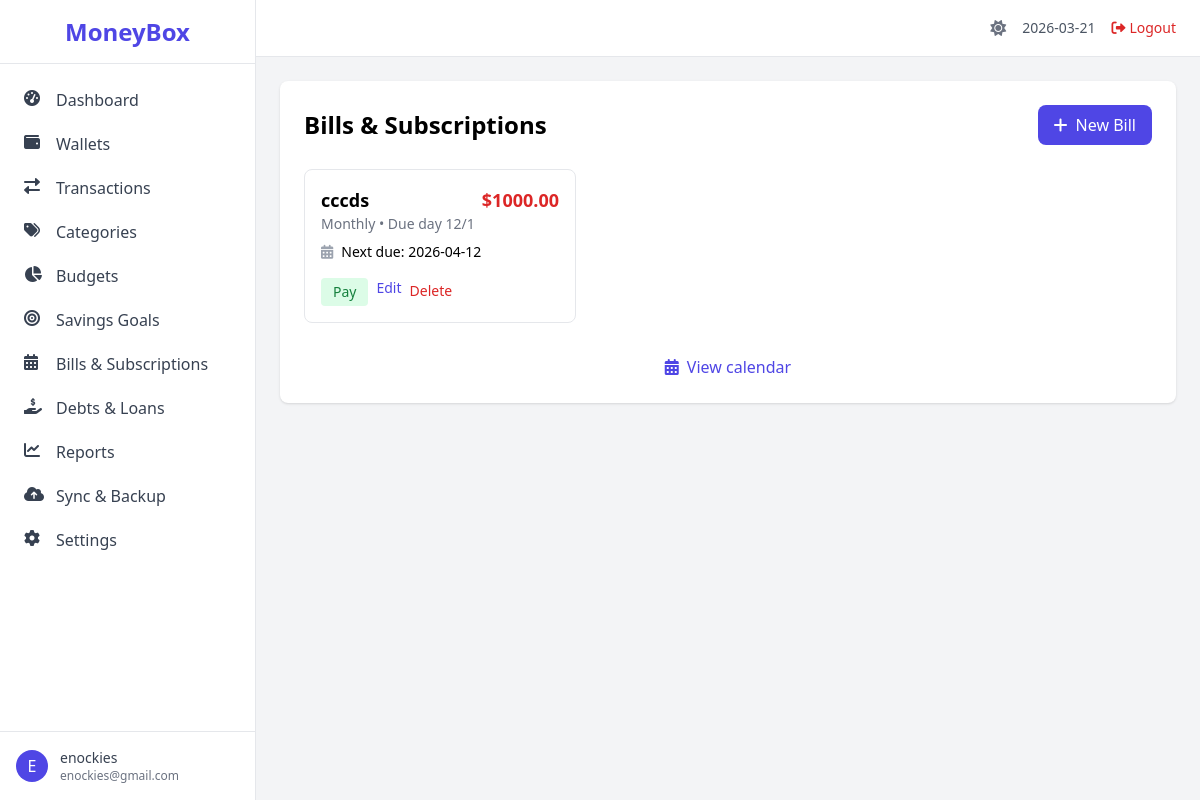
Page /bills/ (signed in) on the committed database.
### app/models.py (models this page shows, shortened)
class User(UserMixin, db.Model):
    id = db.Column(db.Integer, primary_key=True)
    username = db.Column(db.String(64), unique=True, nullable=False)
    email = db.Column(db.String(120), unique=True, nullable=False)
    password_hash = db.Column(db.String(128))
    created_at = db.Column(db.DateTime, default=datetime.utcnow)
    is_active = db.Column(db.Boolean, default=True)
    email_verified = db.Column(db.Boolean, default=False)
    email_verification_token = db.Column(db.String(100))
    two_factor_enabled = db.Column(db.Boolean, default=False)
    two_factor_secret = db.Column(db.String(32))
    passcode = db.Column(db.String(128))
    biometric_enabled = db.Column(db.Boolean, default=False)
    is_admin = db.Column(db.Boolean, default=False)
    biometric_enabled = db.Column(db.Boolean, default=False)
    is_admin = db.Column(db.Boolean, default=False)
    health_score = db.Column(db.Integer, default=0)
    health_score_updated_at = db.Column(db.DateTime)
    preferences = db.relationship('UserPreference', uselist=False, backref='user', cascade='all, delete-orphan')
    devices = db.relationship('UserDevice', backref='user', lazy='dynamic', cascade='all, delete-orphan')
    wallets = db.relationship('Wallet', backref='user', lazy='dynamic', cascade='all, delete-orphan')
    categories = db.relationship('Category', backref='user', lazy='dynamic', cascade='all, delete-orphan')
    transactions = db.relationship('Transaction', backref='user', lazy='dynamic', cascade='all, delete-orphan')
    budgets = db.relationship('Budget', backref='user', lazy='dynamic', cascade='all, delete-orphan')
    savings_goals = db.relationship('SavingsGoal', backref='user', lazy='dynamic', cascade='all, delete-orphan')
    bills = db.relationship('Bill', backref='user', lazy='dynamic', cascade='all, delete-orphan')
    debts = db.relationship('Debt', backref='user', lazy='dynamic', cascade='all, delete-orphan')
    loans = db.relationship('Loan', backref='user', lazy='dynamic', cascade='all, delete-orphan')
    recurring_transactions = db.relationship('RecurringTransaction', backref='user', lazy='dynamic', cascade='all, delete-orphan')
    shared_wallets = db.relationship('SharedWallet', foreign_keys='SharedWallet.user_id', backref='owner_user', lazy='dynamic')
    shared_with_me = db.relationship('SharedWallet', foreign_keys='SharedWallet.shared_with_user_id', backref='shared_user', lazy='dynamic')
    backup_tokens = db.relationship('BackupToken', backref='user', lazy='dynamic', cascade='all, delete-orphan')
    login_history = db.relationship('LoginHistory', backref='user', lazy='dynamic', cascade='all, delete-orphan')

class Bill(db.Model):
    id = db.Column(db.Integer, primary_key=True)
    name = db.Column(db.String(100), nullable=False)
    amount = db.Column(db.Numeric(12,2), nullable=False)
    due_day = db.Column(db.Integer)
    due_month = db.Column(db.Integer)
    frequency = db.Column(db.String(20))
    start_date = db.Column(db.Date)
    end_date = db.Column(db.Date)
    category_id = db.Column(db.Integer, db.ForeignKey('category.id'))
    wallet_id = db.Column(db.Integer, db.ForeignKey('wallet.id'))
    user_id = db.Column(db.Integer, db.ForeignKey('user.id'), nullable=False)
    reminder_days = db.Column(db.Integer, default=3)
    is_active = db.Column(db.Boolean, default=True)
    notes = db.Column(db.Text)
    last_paid = db.Column(db.Date)
    next_due = db.Column(db.Date)

### app/routes/bills.py (the view)
@bp.route('/')
@login_required
def list_bills():
    bills = Bill.query.filter_by(user_id=current_user.id, is_active=True).all()
    today = datetime.now().date()
    for bill in bills:
        if bill.frequency == 'monthly':
            year = today.year
            month = today.month
            day = bill.due_day
            due_this_month = datetime(year, month, min(day, monthrange(year, month)[1])).date()
            if due_this_month >= today:
                bill.next_due = due_this_month
            else:
                next_month = month + 1
                next_year = year
                if next_month > 12:
                    next_month = 1
                    next_year += 1
                bill.next_due = datetime(next_year, next_month, min(day, monthrange(next_year, next_month)[1])).date()
        elif bill.frequency == 'yearly':
            due_this_year = datetime(today.year, bill.due_month or 1, bill.due_day).date()
            if due_this_year >= today:
                bill.next_due = due_this_year
            else:
                bill.next_due = datetime(today.year + 1, bill.due_month or 1, bill.due_day).date()
    return render_template('bills/list.html', bills=bills, today=today)

### app/models.py (called while the page is built)
@login_manager.user_loader
def load_user(user_id):
    return User.query.get(int(user_id))

### app/templates/bills/list.html (shortened to what this page needs)
{% extends "base.html" %}
{% block content %}
<div class="bg-white rounded-lg shadow p-6">
    <div class="flex justify-between items-center mb-6">
        <h2 class="text-2xl font-semibold">Bills & Subscriptions</h2>
        <a href="{{ url_for('bills.create_bill') }}" class="inline-flex items-center px-4 py-2 bg-indigo-600 text-white rounded-lg hover:bg-indigo-700">
            <i class="fas fa-plus mr-2"></i>New Bill
        </a>
    </div>
    <div class="grid grid-cols-1 md:grid-cols-2 lg:grid-cols-3 gap-4">
        {% for bill in bills %}
        <div class="border rounded-lg p-4 hover:shadow-md transition">
            <div class="flex justify-between items-start">
                <div>
                    <h3 class="font-semibold text-lg">{{ bill.name }}</h3>
                    <p class="text-sm text-gray-500">{{ bill.frequency|capitalize }} • Due day {{ bill.due_day }}{% if bill.due_month %}/{{ bill.due_month }}{% endif %}</p>
                </div>
                <p class="text-lg font-bold text-red-600">${{ "%.2f"|format(bill.amount) }}</p>
            </div>
            <div class="mt-2 text-sm">
                {% if bill.next_due %}
                <p class="flex items-center">
                    <i class="fas fa-calendar-alt mr-2 text-gray-400"></i>Next due: {{ bill.next_due.strftime('%Y-%m-%d') }}
                </p>
                {% endif %}
            </div>
            <div class="mt-4 flex space-x-2">
                <form action="{{ url_for('bills.pay_bill', bill_id=bill.id) }}" method="post" class="inline">
                    <button type="submit" class="text-sm bg-green-100 text-green-700 px-3 py-1 rounded hover:bg-green-200">Pay</button>
                </form>
                <a href="{{ url_for('bills.edit_bill', bill_id=bill.id) }}" class="text-sm text-indigo-600 hover:underline">Edit</a>
                <form action="{{ url_for('bills.delete_bill', bill_id=bill.id) }}" method="post" class="inline" onsubmit="return confirm('Delete this bill?');">
                    <button type="submit" class="text-sm text-red-600 hover:underline">Delete</button>
                </form>
            </div>
        </div>
        {% else %}
        <p class="col-span-3 text-gray-500">No bills yet. Add your recurring payments!</p>
        {% endfor %}
    </div>
    <div class="mt-8 text-center">
        <a href="{{ url_for('bills.calendar') }}" class="text-indigo-600 hover:underline">
            <i class="fas fa-calendar-alt mr-2"></i>View calendar
        </a>
    </div>
</div>
{% endblock %}

### app/templates/base.html (shortened to what this page needs)
<!DOCTYPE html>
<html lang="en">
<head>
    <script src="https://cdn.tailwindcss.com"></script>
    <link rel="stylesheet" href="https://cdnjs.cloudflare.com/ajax/libs/font-awesome/6.0.0-beta3/css/all.min.css">
</head>
<body class="bg-gray-100 font-sans antialiased" x-data="{ sidebarOpen: false }">
    <div class="flex h-screen bg-gray-100">
        <aside class="hidden md:flex md:flex-shrink-0">
            <div class="flex flex-col w-64 bg-white border-r border-gray-200">
                <div class="flex items-center justify-center h-16 border-b border-gray-200">
                    <span class="text-2xl font-bold text-indigo-600">MoneyBox</span>
                </div>
                <nav class="flex-1 overflow-y-auto py-4">
                    <ul class="space-y-1">
                        <li>
                            <a href="{{ url_for('main.dashboard') }}" class="flex items-center px-4 py-2 text-gray-700 hover:bg-indigo-50 hover:text-indigo-600 rounded-lg mx-2">
                                <i class="fas fa-tachometer-alt w-5 h-5 mr-3"></i>Dashboard
                            </a>
                        </li>
                        <li>
                            <a href="{{ url_for('wallets.list_wallets') }}" class="flex items-center px-4 py-2 text-gray-700 hover:bg-indigo-50 hover:text-indigo-600 rounded-lg mx-2">
                                <i class="fas fa-wallet w-5 h-5 mr-3"></i>Wallets
                            </a>
                        </li>
                        <li>
                            <a href="{{ url_for('transactions.list_transactions') }}" class="flex items-center px-4 py-2 text-gray-700 hover:bg-indigo-50 hover:text-indigo-600 rounded-lg mx-2">
                                <i class="fas fa-exchange-alt w-5 h-5 mr-3"></i>Transactions
                            </a>
                        </li>
                        <li>
                            <a href="{{ url_for('categories.list_categories') }}" class="flex items-center px-4 py-2 text-gray-700 hover:bg-indigo-50 hover:text-indigo-600 rounded-lg mx-2">
                                <i class="fas fa-tags w-5 h-5 mr-3"></i>Categories
                            </a>
                        </li>
                        <li>
                            <a href="{{ url_for('budgets.list_budgets') }}" class="flex items-center px-4 py-2 text-gray-700 hover:bg-indigo-50 hover:text-indigo-600 rounded-lg mx-2">
                                <i class="fas fa-chart-pie w-5 h-5 mr-3"></i>Budgets
                            </a>
                        </li>
                        <li>
                            <a href="{{ url_for('savings.list_goals') }}" class="flex items-center px-4 py-2 text-gray-700 hover:bg-indigo-50 hover:text-indigo-600 rounded-lg mx-2">
                                <i class="fas fa-bullseye w-5 h-5 mr-3"></i>Savings Goals
                            </a>
                        </li>
                        <li>
                            <a href="{{ url_for('bills.list_bills') }}" class="flex items-center px-4 py-2 text-gray-700 hover:bg-indigo-50 hover:text-indigo-600 rounded-lg mx-2">
                                <i class="fas fa-calendar-alt w-5 h-5 mr-3"></i>Bills & Subscriptions
                            </a>
                        </li>
                        <li>
                            <a href="{{ url_for('debts.list_debts') }}" class="flex items-center px-4 py-2 text-gray-700 hover:bg-indigo-50 hover:text-indigo-600 rounded-lg mx-2">
                                <i class="fas fa-hand-holding-usd w-5 h-5 mr-3"></i>Debts & Loans
                            </a>
                        </li>
                        <li>
                            <a href="{{ url_for('reports.reports') }}" class="flex items-center px-4 py-2 text-gray-700 hover:bg-indigo-50 hover:text-indigo-600 rounded-lg mx-2">
                                <i class="fas fa-chart-line w-5 h-5 mr-3"></i>Reports
                            </a>
                        </li>
                        <li>
                            <a href="{{ url_for('sync.sync_dashboard') }}" class="flex items-center px-4 py-2 text-gray-700 hover:bg-indigo-50 hover:text-indigo-600 rounded-lg mx-2">
                                <i class="fas fa-cloud-upload-alt w-5 h-5 mr-3"></i>Sync & Backup
                            </a>
                        </li>
                        <li>
                            <a href="{{ url_for('settings.profile') }}" class="flex items-center px-4 py-2 text-gray-700 hover:bg-indigo-50 hover:text-indigo-600 rounded-lg mx-2">
                                <i class="fas fa-cog w-5 h-5 mr-3"></i>Settings
                            </a>
                        </li>
                    </ul>
                </nav>
                <div class="border-t border-gray-200 p-4">
                    <div class="flex items-center">
                        <div class="flex-shrink-0">
                            <span class="inline-block h-8 w-8 rounded-full bg-indigo-600 text-white flex items-center justify-center">{{ current_user.username[0]|upper }}</span>
                        </div>
                        <div class="ml-3">
                            <p class="text-sm font-medium text-gray-700">{{ current_user.username }}</p>
                            <p class="text-xs text-gray-500">{{ current_user.email }}</p>
                        </div>
                    </div>
                </div>
            </div>
        </aside>
        <div class="flex-1 flex flex-col overflow-hidden">
            <header class="bg-white border-b border-gray-200 py-4 px-6 flex items-center justify-between">
                <div class="flex-1 flex justify-end items-center space-x-4">
                    <button id="theme-toggle" class="text-gray-500 focus:outline-none">
                        <i class="fas fa-sun" id="theme-icon"></i>
                    </button>
                    <span class="text-sm text-gray-600">{{ today }}</span>
                    <a href="{{ url_for('auth.logout') }}" class="text-sm text-red-600 hover:text-red-800"><i class="fas fa-sign-out-alt mr-1"></i>Logout</a>
                </div>
            </header>
            <main class="flex-1 overflow-y-auto p-6">
                {% block content %}{% endblock %}
            </main>
        </div>
    </div>
</body>
</html>

### rows in the picture
User: username "E", username "enockies", email "enockies@gmail.com"
Bill: name "cccds", frequency "Monthly", due_day "12", due_month "1", amount "1000.00", next_due "2026-04-12"

### other values in the picture
{{ today }} "2026-03-21"
